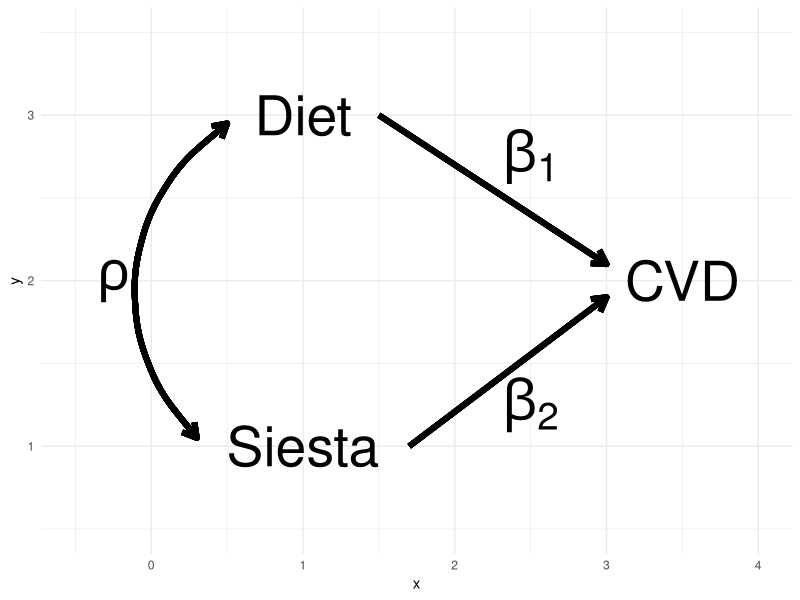

This chart was generated by the following R code:
## ---- chunk 1
knitr::opts_chunk$set(echo = TRUE)
library(ggplot2)
library(data.table)
## ---- chunk 2
fd <- data.table(x<-seq(1:3), y=seq(0:5))
x1 <- 'Diet'
x1.h <- 1
x1.v <- 3
x2 <- 'Siesta'
x2.h <- 1
x2.v <- 1
y <- 'CVD'
y.h <- 3.5
y.v <- 2
base <- 14
gg <- ggplot(data=fd, aes(x=x, y=y)) +
  # variables
  annotate(geom="text", x=x1.h, y=x1.v, label=x1, size=base) +
  annotate(geom="text", x=x2.h, y=x2.v, label=x2, size=base) +
  annotate(geom="text", x=y.h, y=y.v, label=y, size=base) +
  # paths
  geom_segment(aes(x = x1.h+0.5, y = x1.v - 0.00, xend = y.h-0.5, yend = y.v+0.1), size=2, arrow = arrow(length = unit(0.4,"cm"))) +
  geom_segment(aes(x = x2.h+0.7, y = x2.v + 0.00, xend = y.h-0.5, yend = y.v-0.1), size=2, arrow = arrow(length = unit(0.4,"cm"))) +
  geom_curve(aes(x = x1.h-0.5, y = x1.v - 0.05, xend = x2.h-0.7, yend = x2.v+0.05), curvature = 0.5, size=2, arrow = arrow(length = unit(0.4,"cm"))) +
  geom_curve(aes(xend = x1.h-0.5, yend = x1.v - 0.05, x = x2.h-0.7, y = x2.v+0.05), curvature = -0.5, size=2, arrow = arrow(length = unit(0.4,"cm"))) +
  # parameters
   annotate(geom="text", x=(x1.h + y.h)/2+0.25, y=(x1.v+y.v)/2+0.25, label="beta[1]", size=base, parse=TRUE) +
   annotate(geom="text", x=(x1.h + y.h)/2+0.25, y=(x2.v+y.v)/2-0.25, label="beta[2]", size=base, parse=TRUE) +
   annotate(geom="text", x=x1.h-1.25, y=(x1.v+x2.v)/2, label="rho", size=base, parse=TRUE) +
  xlim(0-0.5, (y.h + 0.5)) +
  ylim(0.5, 3.5) +
  theme_minimal() 
gg
